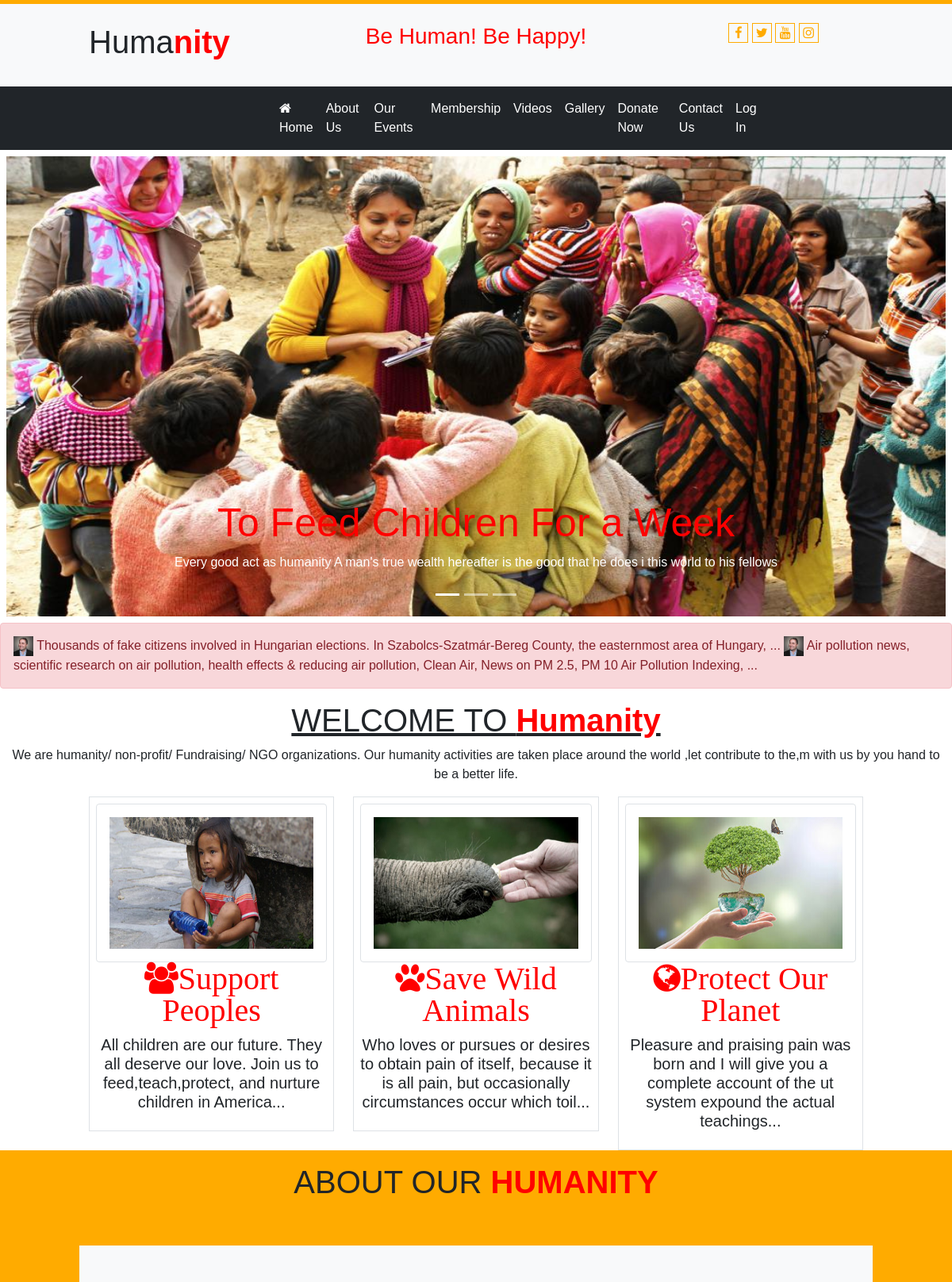
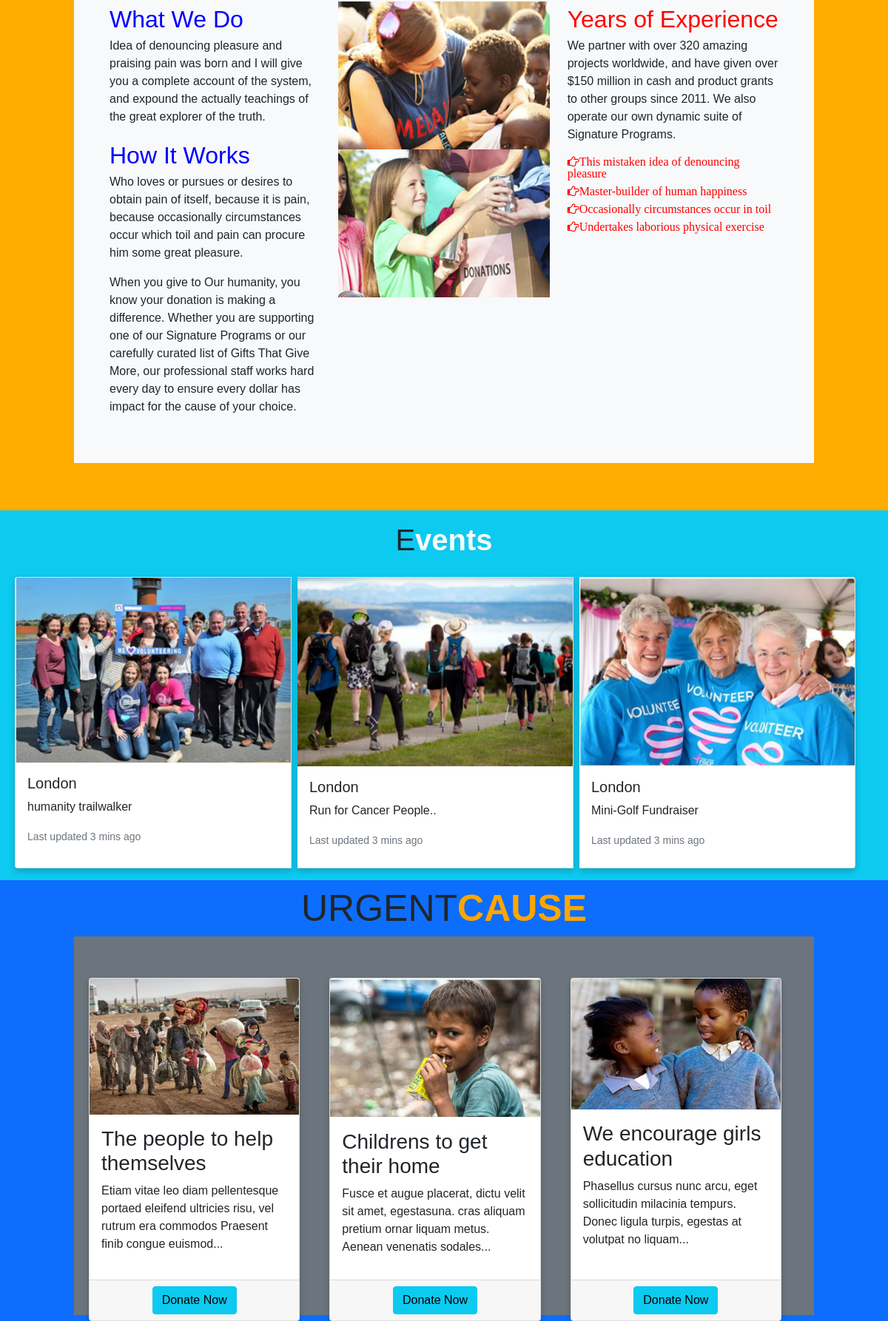
The page /user/ (upper part) on the database its author committed (2 pictures, top to bottom).
### user/models.py (models this page shows)
class notification(models.Model):
    news=models.TextField(max_length=500)
    ndate=models.DateField()

### user/views.py (the view)
# urls.py: 2. Add a URL to urlpatterns:  path('', views.home, name='home')
def home(req):
    ndata=notification.objects.all().order_by('-id')[0:4]
    edata = events.objects.all().order_by('-id')[0:1]
    return render(req,'user/index.html',{"d":ndata})

### templates/user/index.html (shortened to what this page needs)
{% extends 'base.html' %}
{% load static %}
{% block content %}
  <div class="row slider">
        <div class="col-sm-12 p-2">
            <div id="carouselExampleCaptions" class="carousel slide" data-bs-ride="carousel">
  <div class="carousel-indicators">
    <button type="button" data-bs-target="#carouselExampleCaptions" data-bs-slide-to="0" class="active" aria-current="true" aria-label="Slide 1"></button>
    <button type="button" data-bs-target="#carouselExampleCaptions" data-bs-slide-to="1" aria-label="Slide 2"></button>
    <button type="button" data-bs-target="#carouselExampleCaptions" data-bs-slide-to="2" aria-label="Slide 3"></button>
  </div>
  <div class="carousel-inner">
    <div class="carousel-item active">
      <img src="{% static 'images/main1.jpg' %}" style="max-height:580px;" class="d-block w-100" alt="...">
      <div class="carousel-caption d-none d-md-block">
        <h1 style="color:red; font-size:50px;">To Feed Children For a Week</h1>
        <p>Every good act as humanity A man's true wealth hereafter is the good that he does i  this world to his fellows</p>
      </div>
    </div>
  </div>
  <button class="carousel-control-prev" type="button" data-bs-target="#carouselExampleCaptions" data-bs-slide="prev">
    <span class="carousel-control-prev-icon" aria-hidden="true"></span>
  </button>
  <button class="carousel-control-next" type="button" data-bs-target="#carouselExampleCaptions" data-bs-slide="next">
    <span class="carousel-control-next-icon" aria-hidden="true"></span>
  </button>
</div>
        </div>
    </div>
<div class="row">
	<div class="col-sm-12 alert alert-danger">
		<marquee>
			{% if d%}
			{% for x in d%}
			<img src="{% static 'images/17.jpg' %}" style="max-height:25px;"/>
		    {{x.news}}
			{% endfor%}
			{% endif%}
		</marquee>
	</div>
</div>
    <div class="row category">
        <div class="col-sm-12 text-center">
            <h1><U>WELCOME TO <B STYLE="color:red;">Humanity</B> </U></h1>
            <P>We are humanity/ non-profit/ Fundraising/ NGO organizations. Our humanity activities are taken place around the world
            ,let contribute to the,m with us by you hand to be a better life.</P>
        </div>
        <div class="col-sm-1"></div>
        <div class="col-sm-10">
            <div class="row">
                <div class="col-sm-4">
                    <div class="col-sm-12 border p-2 " style="min-width:200px;">
                        <img src="{% static 'images/5.jpg' %}" style="min-width:180px; min-height:200px;" class="img-thumbnail p-3"/>
                        <div class="h5 text-center"><h1 style="color:red;"><i class="fa fa-users">Support Peoples</i></h1>
                        <p>All children are our future. They all deserve our love. Join us to feed,teach,protect, and nurture children
                        in America...</p>
                        </div>
                    </div>
                </div>
                <div class="col-sm-4">
                      <div class="col-sm-12 border p-2 " style="min-width:200px;">
                        <img src="{% static 'images/6.jpg' %}" style="min-width:180px; min-height:200px;" class="img-thumbnail p-3"/>
                        <div class="h5 text-center"><h1 style="color:red;"> <i class="fa fa-paw">Save Wild Animals</i> </h1>
                        <p>Who loves or pursues or desires to obtain pain of itself, because it is all pain, but occasionally circumstances occur which toil...</p></div>
                    </div>
                </div>
                <div class="col-sm-4 ">
                      <div class="col-sm-12 border p-2 " style="min-width:200px;">
                        <img src="{% static 'images/7.jpg' %}" style="min-width:180px; min-height:200px;" class="img-thumbnail p-3"/>
                          <div class="h5 text-center"><h1 style="color:red;"> <i class="fa fa-globe">Protect Our Planet</i></h1>
                          <p>Pleasure and praising pain was born and I will give you a complete account of the ut system expound the actual teachings...</p></div>
                    </div>
                </div>
            </div>
        </div>
        <div class="col-sm-1"></div>
    </div>
<div class="row newproduct py-3">
     <div class="text-center"><u></u><h1>ABOUT OUR <b style="color:red;">HUMANITY</b> </h1></div>
        <div class="col-sm-1"></div>
        <div class="col-sm-10 offer my-5 bg-light p-5" >
            <div class="row">
                <div class="col-sm-4">
                    <div class="fs-2" STYLE="color:blue;">What We Do</div>
                    <p>Idea of denouncing pleasure and praising pain was born and I will give you a complete account of the system, and expound the actually teachings of the great explorer of the truth.</p>
                    <div class="fs-2 mt-3" style="color:blue;">How It Works</div>
                    <p> Who loves or pursues or desires to obtain pain of itself, because it is pain, because occasionally circumstances occur which toil and pain can procure him some great pleasure.</p>
                    <p>When you give to Our humanity, you know your donation is making a difference. Whether you are supporting one of our Signature Programs or our carefully curated list of Gifts That Give More, our professional staff works hard every day to ensure every dollar has impact for the cause of your choice.</p>
                </div>
                <div class="col-sm-4">
                    <center>
                        <img src="{% static 'images/8.jpg'%}" style="min-width:180px; min-height:200px;" class="img-fluid"/>
                         <img src="{% static 'images/9.jpg'%}" style="min-width:180px; min-height:200px" class="img-fluid"/>
                        </center>
                </div>
                <div class="col-sm-4">
                    <div class="fs-2" style="color:red;">Years of Experience</div>
                    <p>We partner with over 320 amazing projects worldwide, and have given over $150 million in cash and product grants to other groups since 2011. We also operate our own dynamic suite of Signature Programs.</p>
                    <i class="fa fa-hand-o-right" style="color:red">This mistaken idea of denouncing pleasure</i>
                    <i class="fa fa-hand-o-right" style="color:red">Master-builder of human happiness</i>
                    <i class="fa fa-hand-o-right" style="color:red">Occasionally circumstances occur in toil</i>
                    <i class="fa fa-hand-o-right" style="color:red">Undertakes laborious physical exercise</i>
                </div>
            </div>
        </div>
        <div class="col-sm-1"></div>
    </div>
<div class="row newproduct py-3 bg-info">
    <div class="h1 text-center">E<b class="text-light">vents</b></div>
    <div class="row">
      <div class="card-group">
  <div class="card">
    <img src="{% static 'images/event1.jpg' %}" class="card-img-top" alt="...">
    <div class="card-body">
      <h5 class="card-title">London</h5>
      <p class="card-text">humanity trailwalker</p>
      <p class="card-text"><small class="text-muted">Last updated 3 mins ago</small></p>
    </div>
  </div>
  <div class="card">
    <img src="{% static 'images/event2.png' %}" class="card-img-top" alt="...">
    <div class="card-body">
      <h5 class="card-title">London</h5>
      <p class="card-text">Run for Cancer People..</p>
      <p class="card-text"><small class="text-muted">Last updated 3 mins ago</small></p>
    </div>
  </div>
  <div class="card">
    <img src="{% static 'images/event3.jpg' %}" class="card-img-top" alt="...">
    <div class="card-body">
      <h5 class="card-title">London</h5>
      <p class="card-text">Mini-Golf Fundraiser</p>
      <p class="card-text"><small class="text-muted">Last updated 3 mins ago</small></p>
    </div>
  </div>
</div>
    </div>
</div>
 <div class="row contact bg-primary py-2" >
     <div class="h2 text-center" style="font-size:50px;"><u></u>URGENT<b style="color:orange;">CAUSE</u></b></div>
<div class="col-sm-1"></div>
<div class="col-sm-10 bg-secondary" >
    <div class="row">
        <div class="row row-cols-1 row-cols-md-3 g-4">
  <div class="col">
    <div class="card h-100">
      <img src="{% static 'images/15.jpg'%}" class="card-img-top" alt="...">
      <div class="card-body">
        <h3 class="card-title">The people to help themselves</h3>
        <p class="card-text">Etiam vitae leo diam pellentesque portaed eleifend ultricies risu, vel rutrum era commodos Praesent finib congue euismod...</p>
      </div>
      <div class="card-footer">
        <center>
            <a href="/user/donatenow/" class="btn btn-info">Donate Now</a></center>
      </div>
    </div>
  </div>
  <div class="col">
    <div class="card h-100">
      <img src="{% static 'images/13.jpg'%}" class="card-img-top" alt="...">
      <div class="card-body">
        <h3 class="card-title">Childrens to get their home</h3>
        <p class="card-text">Fusce et augue placerat, dictu velit sit amet, egestasuna. cras aliquam pretium ornar liquam metus. Aenean venenatis sodales...</p>
      </div>
      <div class="card-footer">
        <center>
            <a href="/user/donatenow/" class="btn btn-info">Donate Now</a></center>
      </div>
    </div>
  </div>
  <div class="col">
    <div class="card h-100">
      <img src="{% static 'images/14.jpg'%}" class="card-img-top" alt="...">
      <div class="card-body">
        <h3 class="card-title">We encourage girls education</h3>
        <p class="card-text">Phasellus cursus nunc arcu, eget sollicitudin milacinia tempurs. Donec ligula turpis, egestas at volutpat no liquam...</p>
      </div>
      <div class="card-footer">
        <center>
            <a href="/user/donatenow/" class="btn btn-info">Donate Now</a></center>
      </div>
    </div>
  </div>
</div>
        </div></div></div></div>
{% endblock %}

### templates/base.html (style rules this page uses)
.category { min-height:200px; }
.newproduct { min-height:500px; background:#ffab00; }
.offer { min-height:400px; }
body { font-family: Arial, Helvetica, sans-serif; margin: 0; }
html { box-sizing: border-box; }
*, *:before, *:after { box-sizing: inherit; }
.card { box-shadow: 0 4px 8px 0 rgba(0, 0, 0, 0.2); margin: 8px; }
.container::after, .row::after { content: ""; clear: both; display: table; }

### rows shown on the page
notification: news "Thousands of fake citizens involved in Hungarian elections. In Szabolcs-Szatmár-Bereg County, the easternmost area of Hungary, ..."
notification: news "Air pollution news, scientific research on air pollution, health effects & reducing air pollution, Clean Air, News on PM 2.5, PM 10 Air Pollution Indexing, ..."
